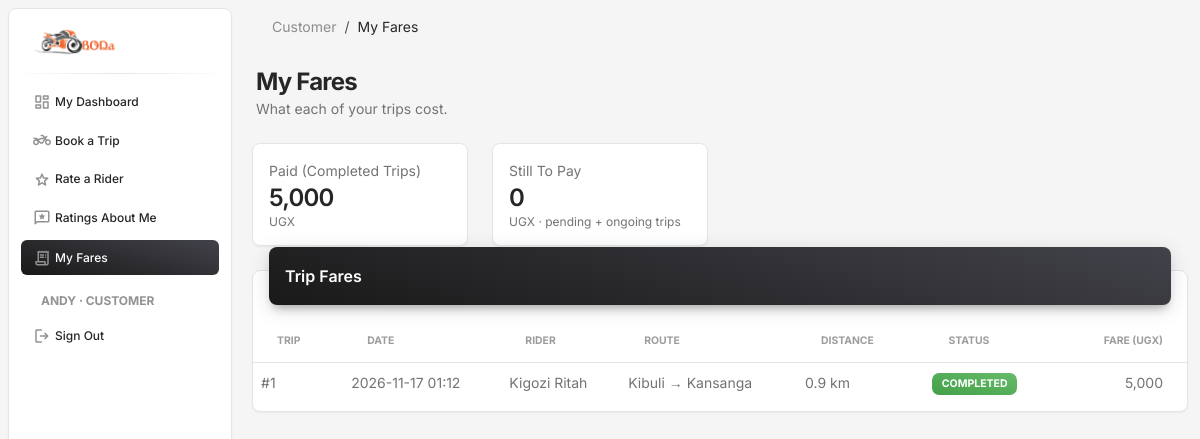
Screenshot of /customer-area/billing/ (signed in) with the database file from the repository.
### bodaapp/models.py (models this page shows, shortened)
class Profile(models.Model):
    ROLE_CHOICES = [("customer", "Customer"), ("rider", "Rider")]
    user = models.OneToOneField(settings.AUTH_USER_MODEL, on_delete=models.CASCADE, related_name="profile")
    role = models.CharField(max_length=10, choices=ROLE_CHOICES)
    customer = models.OneToOneField(Customer, null=True, blank=True, on_delete=models.SET_NULL, related_name="profile")
    rider = models.OneToOneField(Rider, null=True, blank=True, on_delete=models.SET_NULL, related_name="profile")

class Trip(models.Model):
    trip_id = models.AutoField(primary_key=True)
    customer = models.ForeignKey(Customer, on_delete=models.PROTECT, db_column="customer_id")
    rider = models.ForeignKey(Rider, on_delete=models.PROTECT, db_column="rider_id")
    boda = models.ForeignKey(Boda, on_delete=models.PROTECT, db_column="boda_id")
    pickup_location = models.CharField(max_length=100)
    dropoff_location = models.CharField(max_length=100)
    start_time = models.DateTimeField()
    end_time = models.DateTimeField(null=True, blank=True)
    status = models.CharField(max_length=20)
    fare = models.DecimalField(max_digits=10, decimal_places=2)
    distance_km = models.DecimalField(max_digits=8, decimal_places=2)

class Rider(models.Model):
    rider_id = models.AutoField(primary_key=True)
    first_name = models.CharField(max_length=50)
    last_name = models.CharField(max_length=50)
    contact = models.CharField(max_length=15, unique=True)
    license = models.CharField(max_length=30, unique=True)
    experience_years = models.IntegerField()
    age = models.IntegerField()
    gender = models.CharField(max_length=6)
    home_location = models.CharField(max_length=100)
    def __str__(self):
        return f"{self.first_name} {self.last_name}"

### bodaapp/customer_views.py (the view)
# urls.py: path('customer-area/billing/', customer_views.billing, name='cust_billing'),
@role_required("customer")
def billing(request):
    trips_qs = own_trips(request).order_by("-start_time")
    by_status = {r["status"]: r for r in trips_qs.values("status").annotate(n=Count("pk"), total=Sum("fare"))}
    paid = by_status.get("completed", {"n": 0, "total": 0})
    due = sum((by_status.get(s, {}).get("total") or 0) for s in ("pending", "ongoing"))
    return render(request, "customer/billing.html", {
        "trips": trips_qs, "paid": paid["total"] or 0, "paid_count": paid["n"], "due": due,
    })

### bodaapp/access.py (called while the page is built)
def get_role(user):
    if not user.is_authenticated:
        return None
    if user.is_staff or user.is_superuser:
        return "admin"
    profile = getattr(user, "profile", None)
    if profile is None:
        return None
    if profile.role == "customer" and profile.customer_id:
        return "customer"
    if profile.role == "rider" and profile.rider_id:
        return "rider"
    return None

def role_required(*roles):
    def decorator(view):
        @wraps(view)
        def wrapper(request, *args, **kwargs):
            if not request.user.is_authenticated:
                return redirect_to_login(request.get_full_path())
            if get_role(request.user) not in roles:
                messages.error(request, "You don't have access to that page.")
                return redirect("index")
            return view(request, *args, **kwargs)
        return wrapper
    return decorator

### bodaapp/context_processors.py (called while the page is built)
def navigation(request):
    user = getattr(request, "user", None)
    role = get_role(user) if user is not None else None
    match = getattr(request, "resolver_match", None)
    name = match.url_name if match and match.url_name else ""
    if name.endswith("_edit"):
        name = name[: -len("_edit")]
    return {"role": role, "role_label": ROLE_LABELS.get(role, ""), "active": name}

### bodaapp/customer_views.py (called while the page is built)
def current_customer(request):
    return request.user.profile.customer

def own_trips(request):
    return Trip.objects.filter(customer=current_customer(request)).select_related("rider", "boda")

### templates/customer/billing.html
{% extends 'base.html' %}
{% block content %}
{% include 'partials/page_header.html' with title="My Fares" lede="What each of your trips cost." %}
<div class="container-fluid py-3">
  <div class="row">
    {% include 'partials/stat_card.html' with label="Paid (completed trips)" value=paid|floatformat:"0g" note="UGX" %}
    {% include 'partials/stat_card.html' with label="Still to pay" value=due|floatformat:"0g" note="UGX · pending + ongoing trips" %}
  </div>
  <div class="card">
    <div class="card-header p-0 position-relative mt-n4 mx-3 z-index-2">
      <div class="bg-gradient-dark shadow-dark border-radius-lg pt-3 pb-2"><h6 class="text-white text-capitalize ps-3">Trip fares</h6></div>
    </div>
    <div class="card-body px-0 pb-2">
      <div class="table-responsive p-0">
        <table class="table align-items-center mb-0">
          <thead><tr>
            <th class="text-uppercase text-secondary text-xxs font-weight-bolder opacity-7">Trip</th>
            <th class="text-uppercase text-secondary text-xxs font-weight-bolder opacity-7">Date</th>
            <th class="text-uppercase text-secondary text-xxs font-weight-bolder opacity-7">Rider</th>
            <th class="text-uppercase text-secondary text-xxs font-weight-bolder opacity-7">Route</th>
            <th class="text-uppercase text-secondary text-xxs font-weight-bolder opacity-7">Distance</th>
            <th class="text-uppercase text-secondary text-xxs font-weight-bolder opacity-7">Status</th>
            <th class="text-uppercase text-secondary text-xxs font-weight-bolder opacity-7 text-end pe-4">Fare (UGX)</th>
          </tr></thead>
          <tbody>
            {% for t in trips %}
            <tr>
              <td class="text-sm">#{{ t.pk }}</td>
              <td class="text-sm">{{ t.start_time|date:"Y-m-d H:i" }}</td>
              <td class="text-sm">{{ t.rider }}</td>
              <td class="text-sm">{{ t.pickup_location }} → {{ t.dropoff_location }}</td>
              <td class="text-sm">{{ t.distance_km|floatformat:1 }} km</td>
              <td class="text-sm">{% include 'partials/status_badge.html' with status=t.status %}</td>
              <td class="text-sm text-end pe-4">{{ t.fare|floatformat:"0g" }}</td>
            </tr>
            {% empty %}
            <tr><td colspan="7" class="text-center text-secondary py-4 text-sm">No trips yet.</td></tr>
            {% endfor %}
          </tbody>
        </table>
      </div>
    </div>
  </div>
</div>
{% endblock %}

### templates/partials/nav_account.html (shortened to what this page needs)
<li class="nav-item mt-3">
  <h6 class="ps-4 ms-2 text-uppercase text-xs text-dark font-weight-bolder opacity-5">{{ user.get_username }}{% if role_label %} · {{ role_label }}{% endif %}</h6>
</li>
<li class="nav-item">
  <form method="post" action="{% url 'logout' %}" class="m-0">
    <button type="submit" class="nav-link text-dark border-0 bg-transparent w-100 text-start">
      <i class="material-symbols-rounded opacity-5">logout</i>
      <span class="nav-link-text ms-1">Sign Out</span>
    </button>
  </form>
</li>

### templates/partials/page_header.html (shortened to what this page needs)
<nav class="navbar navbar-main navbar-expand-lg px-0 mx-3 shadow-none border-radius-xl" id="navbarBlur" data-scroll="true">
  <div class="container-fluid py-1 px-3">
    <nav aria-label="breadcrumb">
      <ol class="breadcrumb bg-transparent mb-0 pb-0 pt-1 px-0 me-sm-6 me-5">
        <li class="breadcrumb-item text-sm"><a class="opacity-5 text-dark" href="{% url 'index' %}">{{ role_label|default:"Home" }}</a></li>
        <li class="breadcrumb-item text-sm text-dark active" aria-current="page">{{ title }}</li>
      </ol>
    </nav>
  </div>
</nav>
<div class="container-fluid pt-3">
  <div class="ms-1 mb-2">
    <h3 class="mb-0 h4 font-weight-bolder">{{ title }}</h3>
    {% if lede %}<p class="mb-0 text-sm">{{ lede }}</p>{% endif %}
  </div>
</div>

### templates/partials/status_badge.html
<span class="badge badge-sm bg-gradient-{% if status == 'completed' %}success{% elif status == 'ongoing' %}info{% elif status == 'pending' %}warning{% else %}secondary{% endif %}">{{ status }}</span>

### rows the page displays
Profile: role "CUSTOMER", role "Customer"
Trip: pk "1", start_time "2026-11-17 01:12", rider "Kigozi Ritah", pickup_location "Kibuli", dropoff_location "Kansanga", distance_km "0.9", status "COMPLETED", fare "5,000"

### other values shown
{{ label }} "My Dashboard Book a Trip Rate a Rider Ratings About Me My Fares"
{{ user.get_username }} "ANDY"
{{ title }} "My Fares"
{{ lede }} "What each of your trips cost."
{{ label }} "Paid (Completed Trips) Still To Pay"
{{ value }} "5,000 0"
{{ note }} "UGX UGX · pending + ongoing trips"
